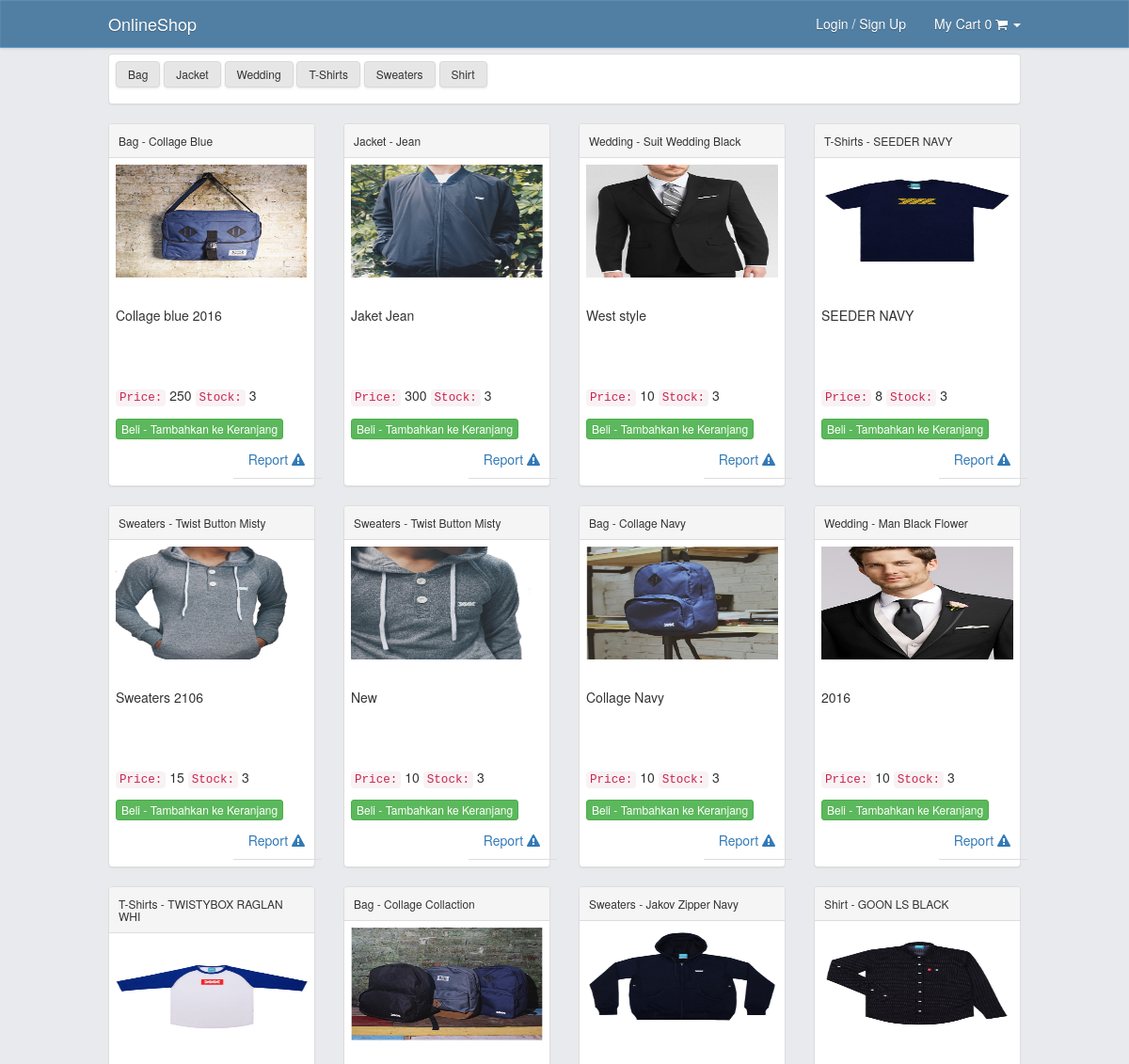
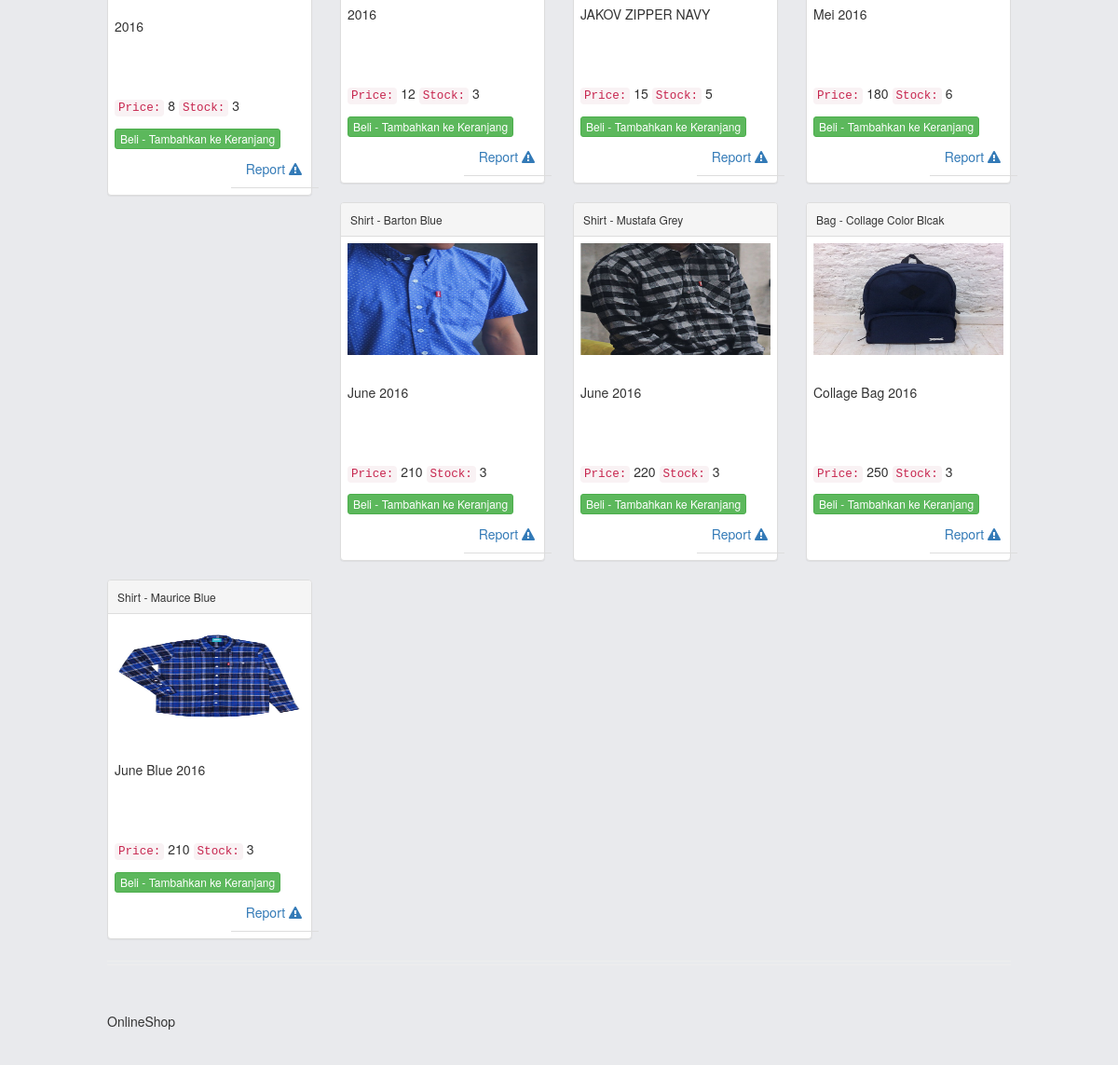
The page / on the database its author committed (2 pictures, top to bottom).
### tables this page shows
CREATE TABLE `all_settings` (
  `all_id` int(3) NOT NULL,
  `all_name_settings` varchar(60) NOT NULL,
  `all_value_settings` varchar(60) NOT NULL
);

CREATE TABLE `products` (
  `pro_id` int(16) NOT NULL,
  `pro_name` varchar(50) NOT NULL,
  `pro_title` varchar(20) NOT NULL,
  `pro_description` text NOT NULL,
  `pro_price` int(9) NOT NULL,
  `pro_stock` int(3) NOT NULL,
  `pro_image` text NOT NULL
);

### application/controllers/home.php (called while the page is built, shortened)
<?php
class Home extends CI_Controller {
	public function __construct ()
	{
		$this->load->model('model_products');
		$this->load->model('model_settings');
	}
	public function index()
	{
		$data['get_sitename'] = $this->model_settings->sitename_settings();
		$data['get_footer'] = $this->model_settings->footer_settings();
		$data['products'] = $this->model_products->all_products();
		$data['starts'] = $this->model_products->dis_products();
		$this->load->view('home',$data);
	}
}

### index.php (called while the page is built, shortened)
<?php
require_once BASEPATH.'core/CodeIgniter.php';

### application/models/model_settings.php (called while the page is built, shortened)
<?php
class Model_settings extends CI_Model {
		public function sitename_settings()
		{
			$query = $this->db->query('SELECT  * FROM all_settings WHERE all_name_settings = "site_name"');
			return $query->result();
		}
		public function footer_settings()
		{
			$query = $this->db->query('SELECT  * FROM all_settings WHERE all_name_settings = "footer"');
			return $query->result();
		}
}

### application/models/model_products.php (called while the page is built, shortened)
<?php
class Model_products extends CI_Model {
		public function all_products()
		{
			$show = $this->db->get('products');
			if($show->num_rows() > 0 ) {
					return $show->result();
			} else {
					 return array();
			}
		}
		public function dis_products()
		{
				$this->db->distinct();
				$query = $this->db->query('SELECT DISTINCT pro_name FROM products');
				return $query->result();
		}
}

### application/views/home.php (the view, shortened to what this page needs)
<!DOCTYPE html>
<html lang="en">
<head>
    <link href="<?php echo base_url('/assets/css/bootstrap.min.css');?>" rel="stylesheet">
    <link href="<?php echo base_url('/assets/css/modern-business.css');?>" rel="stylesheet">
    <link href="<?php echo base_url('/assets/font-awesome/css/font-awesome.min.css');?>" rel="stylesheet" type="text/css">
</head>
<body>
    <?php $this->load->view('layout/navigation')?>
    <div class="container">
        <?php $this->load->view('layout/product_menu')?>
        <div class="row">
			<?php foreach ($products as $product ) : ?>
             <div class="col-md-3">
                <div class="panel panel-default">
                    <div class="panel-heading">
							<h6><?=  $product->pro_name  ?> - <?=  $product->pro_title  ?></h6>
                    </div>
                    <div class="panel-body" width="100px">
						<a href="">
							<?php
								$product_image =['src'	=>'assets/uploads/'.$product->pro_image,
								'class'=>'img-responsive img-portfolio img-hover',
								'id'=>'g'
								];
								echo img($product_image);
							?>
						</a>
                        <p id="t"> <?=  $product->pro_description  ?></p>
                       <p><code>Price:</code> <?=  $product->pro_price  ?>  <code> Stock:</code> <?=  $product->pro_stock  ?> </p>
					   <?php  if($this->session->userdata('group')	!=	'1'  and $this->session->userdata('group')	!=	'2' ): ?>
                        <?=  anchor('home/add_to_cart/'.$product->pro_id,'Beli - Tambahkan ke Keranjang',['class'=>'btn btn-success  btn-xs','role'=>'button']) ?>
                        <ul class="nav nav-tabs navbar-right">
						<li class="dropdown">
							<a class="dropdown-toggle" data-toggle="dropdown">Report <i class="fa fa-exclamation-triangle"></i></a>
						</li>
						</ul>
						<?php endif;?>
                    </div>
                </div>
            </div>
			<?php endforeach; ?>
        </div>
        <hr>
        <hr>
        <?php $this->load->view('layout/footer')?>
    </div>
</body>
</html>

### application/views/layout/navigation.php (shortened to what this page needs)
<nav class="navbar navbar-inverse navbar-fixed-top" role="navigation">
			<div class="container">
				<div class="navbar-header">
					<a class="navbar-brand" href="<?php echo base_url(); ?>"><?php foreach($get_sitename as $sitename):?><?=  $sitename->all_value_settings;?><?php endforeach;?></a>
				</div>
				<div class="collapse navbar-collapse" id="bs-example-navbar-collapse-1">
					<ul class="nav navbar-nav navbar-right">
						<?php if ($this->session->userdata('username')): ?>
						<li>
							<?php echo ('<a>'.'Welcome '.$this->session->userdata('username').'</a>'); ?>
						</li>
						<li>
							<?php echo anchor('logout','Logout');?>
							<?php else:?>
						<li>
							<?php echo anchor('login','Login / Sign Up');?>
							<?php endif;?>
						</li>
						<?php  if($this->session->userdata('group')	!=	'1'  and $this->session->userdata('group')	!=	'2' ): ?>
						<li class="dropdown">
							<a href="#" class="dropdown-toggle" data-toggle="dropdown"> My Cart <?= $this->cart->total_items(); ?> <i class="fa fa-shopping-cart"> </i> <b class="caret"> </b></a>
						</li>
						<?php endif;?>
					</ul>
				</div>
			</div>
		</nav>

### application/views/layout/product_menu.php
<div class="row">
           <hr>
          <div class="col-md-12">
              <div class="panel panel-default">
                  <div class="panel-body">
                      <p>
					<?php foreach ($starts as $start ) : ?>
						<?=  anchor('home/showme/'.$start->pro_name,$start->pro_name,['class'=>'btnk btnk-default']) ?>
                          <?php endforeach; ?>
                      </p>
                  </div>
              </div>
          </div>
      </div>

### application/views/layout/footer.php
<footer>
          <div class="row">
              <div class="col-lg-12">
                  <p><?php foreach($get_footer as $footer):?><?=  $footer->all_value_settings;?><?php endforeach;?></p>
              </div>
          </div>
      </footer>

### assets/css/modern-business.css (style rules this page uses)
html, body { height: 100%; }
body { padding-top: 50px; }
.img-portfolio { margin-bottom: 30px; }
footer { margin: 50px 0; }

### application/views/home.php (style rules this page uses)
#g { width:300%;height: 120px; }
#t { width: 230px;height: 75px;overflow: scroll; }

### rows shown on the page
all_settings: all_value_settings "OnlineShop"
products: pro_name "Bag", pro_title "Collage Blue", pro_image (picture), pro_description "Collage blue 2016", pro_price "250", pro_stock "3", pro_id "Beli - Tambahkan ke Keranjang"
products: pro_name "Jacket", pro_title "Jean", pro_image (picture), pro_description "Jaket Jean", pro_price "300", pro_stock "3", pro_id "Beli - Tambahkan ke Keranjang"
products: pro_name "Wedding", pro_title "Suit Wedding Black", pro_image (picture), pro_description "West style", pro_price "10", pro_stock "3", pro_id "Beli - Tambahkan ke Keranjang"
products: pro_name "T-Shirts", pro_title "SEEDER NAVY", pro_image (picture), pro_description "SEEDER NAVY", pro_price "8", pro_stock "3", pro_id "Beli - Tambahkan ke Keranjang"
products: pro_name "Sweaters", pro_title "Twist Button Misty", pro_image (picture), pro_description "Sweaters 2106", pro_price "15", pro_stock "3", pro_id "Beli - Tambahkan ke Keranjang"
products: pro_name "Sweaters", pro_title "Twist Button Misty", pro_image (picture), pro_description "New", pro_price "10", pro_stock "3", pro_id "Beli - Tambahkan ke Keranjang"
products: pro_name "Bag", pro_title "Collage Navy", pro_image (picture), pro_description "Collage Navy", pro_price "10", pro_stock "3", pro_id "Beli - Tambahkan ke Keranjang"
products: pro_name "Wedding", pro_title "Man Black Flower", pro_image (picture), pro_description "2016", pro_price "10", pro_stock "3", pro_id "Beli - Tambahkan ke Keranjang"
products: pro_name "T-Shirts", pro_title "TWISTYBOX RAGLAN WHI", pro_image (picture), pro_description "2016", pro_price "8", pro_stock "3", pro_id "Beli - Tambahkan ke Keranjang"
products: pro_name "Bag", pro_title "Collage Collaction", pro_image (picture), pro_description "2016", pro_price "12", pro_stock "3", pro_id "Beli - Tambahkan ke Keranjang"
products: pro_name "Sweaters", pro_title "Jakov Zipper Navy", pro_image (picture), pro_description "JAKOV ZIPPER NAVY", pro_price "15", pro_stock "5", pro_id "Beli - Tambahkan ke Keranjang"
products: pro_name "Shirt", pro_title "GOON LS BLACK", pro_image (picture), pro_description "Mei 2016", pro_price "180", pro_stock "6", pro_id "Beli - Tambahkan ke Keranjang"
products: pro_name "Shirt", pro_title "Barton Blue", pro_image (picture), pro_description "June 2016", pro_price "210", pro_stock "3", pro_id "Beli - Tambahkan ke Keranjang"
products: pro_name "Shirt", pro_title "Mustafa Grey", pro_image (picture), pro_description "June 2016", pro_price "220", pro_stock "3", pro_id "Beli - Tambahkan ke Keranjang"
products: pro_name "Bag", pro_title "Collage Color Blcak", pro_image (picture), pro_description "Collage Bag 2016", pro_price "250", pro_stock "3", pro_id "Beli - Tambahkan ke Keranjang"
products: pro_name "Shirt", pro_title "Maurice Blue", pro_image (picture), pro_description "June Blue 2016", pro_price "210", pro_stock "3", pro_id "Beli - Tambahkan ke Keranjang"
all_settings: all_value_settings "OnlineShop"

### other values the page prints
anchor('login','Login / Sign Up') "Login / Sign Up"
$this->cart->total_items() "0"
